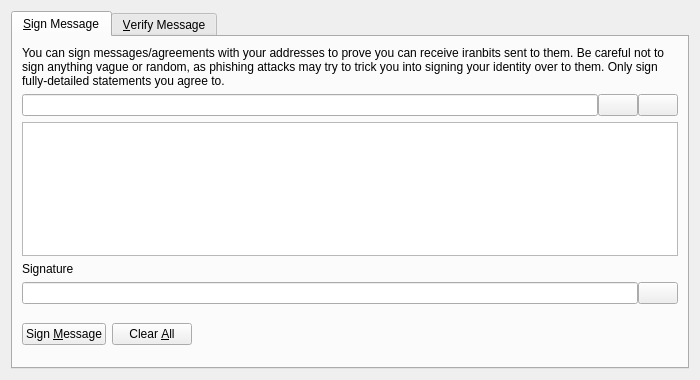
<?xml version="1.0" encoding="UTF-8"?>
<ui version="4.0">
 <class>SignVerifyMessageDialog</class>
 <widget class="QDialog" name="SignVerifyMessageDialog">
  <property name="geometry">
   <rect>
    <x>0</x>
    <y>0</y>
    <width>700</width>
    <height>380</height>
   </rect>
  </property>
  <property name="windowTitle">
   <string>Signatures - Sign / Verify a Message</string>
  </property>
  <property name="modal">
   <bool>true</bool>
  </property>
  <layout class="QVBoxLayout" name="verticalLayout">
   <item>
    <widget class="QTabWidget" name="tabWidget">
     <property name="currentIndex">
      <number>0</number>
     </property>
     <widget class="QWidget" name="tabSignMessage">
      <attribute name="title">
       <string>&amp;Sign Message</string>
      </attribute>
      <layout class="QVBoxLayout" name="verticalLayout_SM">
       <item>
        <widget class="QLabel" name="infoLabel_SM">
         <property name="text">
          <string>You can sign messages/agreements with your addresses to prove you can receive iranbits sent to them. Be careful not to sign anything vague or random, as phishing attacks may try to trick you into signing your identity over to them. Only sign fully-detailed statements you agree to.</string>
         </property>
         <property name="textFormat">
          <enum>Qt::PlainText</enum>
         </property>
         <property name="wordWrap">
          <bool>true</bool>
         </property>
        </widget>
       </item>
       <item>
        <layout class="QHBoxLayout" name="horizontalLayout_1_SM">
         <property name="spacing">
          <number>0</number>
         </property>
         <item>
          <widget class="QValidatedLineEdit" name="addressIn_SM">
           <property name="toolTip">
            <string>The Iranbit address to sign the message with</string>
           </property>
          </widget>
         </item>
         <item>
          <widget class="QPushButton" name="addressBookButton_SM">
           <property name="toolTip">
            <string>Choose previously used address</string>
           </property>
           <property name="text">
            <string/>
           </property>
           <property name="icon">
            <iconset resource="../iranbit.qrc">
             <normaloff>:/icons/address-book</normaloff>:/icons/address-book</iconset>
           </property>
           <property name="shortcut">
            <string>Alt+A</string>
           </property>
           <property name="autoDefault">
            <bool>false</bool>
           </property>
          </widget>
         </item>
         <item>
          <widget class="QPushButton" name="pasteButton_SM">
           <property name="toolTip">
            <string>Paste address from clipboard</string>
           </property>
           <property name="text">
            <string/>
           </property>
           <property name="icon">
            <iconset resource="../iranbit.qrc">
             <normaloff>:/icons/editpaste</normaloff>:/icons/editpaste</iconset>
           </property>
           <property name="shortcut">
            <string>Alt+P</string>
           </property>
           <property name="autoDefault">
            <bool>false</bool>
           </property>
          </widget>
         </item>
        </layout>
       </item>
       <item>
        <widget class="QPlainTextEdit" name="messageIn_SM">
         <property name="toolTip">
          <string>Enter the message you want to sign here</string>
         </property>
        </widget>
       </item>
       <item>
        <widget class="QLabel" name="signatureLabel_SM">
         <property name="text">
          <string>Signature</string>
         </property>
         <property name="textFormat">
          <enum>Qt::PlainText</enum>
         </property>
        </widget>
       </item>
       <item>
        <layout class="QHBoxLayout" name="horizontalLayout_2_SM">
         <property name="spacing">
          <number>0</number>
         </property>
         <item>
          <widget class="QLineEdit" name="signatureOut_SM">
           <property name="font">
            <font>
             <italic>true</italic>
            </font>
           </property>
           <property name="readOnly">
            <bool>true</bool>
           </property>
          </widget>
         </item>
         <item>
          <widget class="QPushButton" name="copySignatureButton_SM">
           <property name="toolTip">
            <string>Copy the current signature to the system clipboard</string>
           </property>
           <property name="text">
            <string/>
           </property>
           <property name="icon">
            <iconset resource="../iranbit.qrc">
             <normaloff>:/icons/editcopy</normaloff>:/icons/editcopy</iconset>
           </property>
           <property name="autoDefault">
            <bool>false</bool>
           </property>
          </widget>
         </item>
        </layout>
       </item>
       <item>
        <layout class="QHBoxLayout" name="horizontalLayout_3_SM">
         <item>
          <widget class="QPushButton" name="signMessageButton_SM">
           <property name="toolTip">
            <string>Sign the message to prove you own this Iranbit address</string>
           </property>
           <property name="text">
            <string>Sign &amp;Message</string>
           </property>
           <property name="icon">
            <iconset resource="../iranbit.qrc">
             <normaloff>:/icons/edit</normaloff>:/icons/edit</iconset>
           </property>
           <property name="autoDefault">
            <bool>false</bool>
           </property>
          </widget>
         </item>
         <item>
          <widget class="QPushButton" name="clearButton_SM">
           <property name="toolTip">
            <string>Reset all sign message fields</string>
           </property>
           <property name="text">
            <string>Clear &amp;All</string>
           </property>
           <property name="icon">
            <iconset resource="../iranbit.qrc">
             <normaloff>:/icons/remove</normaloff>:/icons/remove</iconset>
           </property>
           <property name="autoDefault">
            <bool>false</bool>
           </property>
          </widget>
         </item>
         <item>
          <spacer name="horizontalSpacer_1_SM">
           <property name="orientation">
            <enum>Qt::Horizontal</enum>
           </property>
           <property name="sizeHint" stdset="0">
            <size>
             <width>40</width>
             <height>48</height>
            </size>
           </property>
          </spacer>
         </item>
         <item>
          <widget class="QLabel" name="statusLabel_SM">
           <property name="font">
            <font>
             <weight>75</weight>
             <bold>true</bold>
            </font>
           </property>
           <property name="text">
            <string/>
           </property>
           <property name="wordWrap">
            <bool>true</bool>
           </property>
          </widget>
         </item>
         <item>
          <spacer name="horizontalSpacer_2_SM">
           <property name="orientation">
            <enum>Qt::Horizontal</enum>
           </property>
           <property name="sizeHint" stdset="0">
            <size>
             <width>40</width>
             <height>48</height>
            </size>
           </property>
          </spacer>
         </item>
        </layout>
       </item>
      </layout>
     </widget>
     <widget class="QWidget" name="tabVerifyMessage">
      <attribute name="title">
       <string>&amp;Verify Message</string>
      </attribute>
      <layout class="QVBoxLayout" name="verticalLayout_VM">
       <item>
        <widget class="QLabel" name="infoLabel_VM">
         <property name="text">
          <string>Enter the receiver's address, message (ensure you copy line breaks, spaces, tabs, etc. exactly) and signature below to verify the message. Be careful not to read more into the signature than what is in the signed message itself, to avoid being tricked by a man-in-the-middle attack. Note that this only proves the signing party receives with the address, it cannot prove sendership of any transaction!</string>
         </property>
         <property name="textFormat">
          <enum>Qt::PlainText</enum>
         </property>
         <property name="alignment">
          <set>Qt::AlignLeading|Qt::AlignLeft|Qt::AlignTop</set>
         </property>
         <property name="wordWrap">
          <bool>true</bool>
         </property>
        </widget>
       </item>
       <item>
        <layout class="QHBoxLayout" name="horizontalLayout_1_VM">
         <property name="spacing">
          <number>0</number>
         </property>
         <item>
          <widget class="QValidatedLineEdit" name="addressIn_VM">
           <property name="toolTip">
            <string>The Iranbit address the message was signed with</string>
           </property>
          </widget>
         </item>
         <item>
          <widget class="QPushButton" name="addressBookButton_VM">
           <property name="toolTip">
            <string>Choose previously used address</string>
           </property>
           <property name="text">
            <string/>
           </property>
           <property name="icon">
            <iconset resource="../iranbit.qrc">
             <normaloff>:/icons/address-book</normaloff>:/icons/address-book</iconset>
           </property>
           <property name="shortcut">
            <string>Alt+A</string>
           </property>
           <property name="autoDefault">
            <bool>false</bool>
           </property>
          </widget>
         </item>
        </layout>
       </item>
       <item>
        <widget class="QPlainTextEdit" name="messageIn_VM"/>
       </item>
       <item>
        <widget class="QValidatedLineEdit" name="signatureIn_VM"/>
       </item>
       <item>
        <layout class="QHBoxLayout" name="horizontalLayout_2_VM">
         <item>
          <widget class="QPushButton" name="verifyMessageButton_VM">
           <property name="toolTip">
            <string>Verify the message to ensure it was signed with the specified Iranbit address</string>
           </property>
           <property name="text">
            <string>Verify &amp;Message</string>
           </property>
           <property name="icon">
            <iconset resource="../iranbit.qrc">
             <normaloff>:/icons/transaction_0</normaloff>:/icons/transaction_0</iconset>
           </property>
           <property name="autoDefault">
            <bool>false</bool>
           </property>
          </widget>
         </item>
         <item>
          <widget class="QPushButton" name="clearButton_VM">
           <property name="toolTip">
            <string>Reset all verify message fields</string>
           </property>
           <property name="text">
            <string>Clear &amp;All</string>
           </property>
           <property name="icon">
            <iconset resource="../iranbit.qrc">
             <normaloff>:/icons/remove</normaloff>:/icons/remove</iconset>
           </property>
           <property name="autoDefault">
            <bool>false</bool>
           </property>
          </widget>
         </item>
         <item>
          <spacer name="horizontalSpacer_1_VM">
           <property name="orientation">
            <enum>Qt::Horizontal</enum>
           </property>
           <property name="sizeHint" stdset="0">
            <size>
             <width>40</width>
             <height>48</height>
            </size>
           </property>
          </spacer>
         </item>
         <item>
          <widget class="QLabel" name="statusLabel_VM">
           <property name="font">
            <font>
             <weight>75</weight>
             <bold>true</bold>
            </font>
           </property>
           <property name="text">
            <string/>
           </property>
           <property name="wordWrap">
            <bool>true</bool>
           </property>
          </widget>
         </item>
         <item>
          <spacer name="horizontalSpacer_2_VM">
           <property name="orientation">
            <enum>Qt::Horizontal</enum>
           </property>
           <property name="sizeHint" stdset="0">
            <size>
             <width>40</width>
             <height>48</height>
            </size>
           </property>
          </spacer>
         </item>
        </layout>
       </item>
      </layout>
     </widget>
    </widget>
   </item>
  </layout>
 </widget>
 <customwidgets>
  <customwidget>
   <class>QValidatedLineEdit</class>
   <extends>QLineEdit</extends>
   <header>qvalidatedlineedit.h</header>
  </customwidget>
 </customwidgets>
 <resources>
  <include location="../iranbit.qrc"/>
 </resources>
 <connections/>
</ui>
